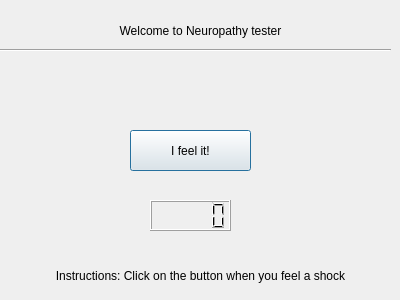
<?xml version="1.0" encoding="UTF-8"?>
<ui version="4.0">
 <class>Dialog</class>
 <widget class="QDialog" name="Dialog">
  <property name="geometry">
   <rect>
    <x>0</x>
    <y>0</y>
    <width>400</width>
    <height>300</height>
   </rect>
  </property>
  <property name="windowTitle">
   <string>Dialog</string>
  </property>
  <property name="autoFillBackground">
   <bool>true</bool>
  </property>
  <widget class="QPushButton" name="feel_it_btn">
   <property name="geometry">
    <rect>
     <x>130</x>
     <y>130</y>
     <width>121</width>
     <height>41</height>
    </rect>
   </property>
   <property name="text">
    <string>I feel it!</string>
   </property>
  </widget>
  <widget class="QLabel" name="label">
   <property name="geometry">
    <rect>
     <x>80</x>
     <y>10</y>
     <width>241</width>
     <height>41</height>
    </rect>
   </property>
   <property name="text">
    <string>Welcome to Neuropathy tester</string>
   </property>
   <property name="alignment">
    <set>Qt::AlignCenter</set>
   </property>
  </widget>
  <widget class="Line" name="line">
   <property name="geometry">
    <rect>
     <x>0</x>
     <y>40</y>
     <width>391</width>
     <height>20</height>
    </rect>
   </property>
   <property name="orientation">
    <enum>Qt::Horizontal</enum>
   </property>
  </widget>
  <widget class="QLabel" name="label_2">
   <property name="geometry">
    <rect>
     <x>0</x>
     <y>250</y>
     <width>401</width>
     <height>51</height>
    </rect>
   </property>
   <property name="text">
    <string>Instructions: Click on the button when you feel a shock</string>
   </property>
   <property name="alignment">
    <set>Qt::AlignCenter</set>
   </property>
  </widget>
  <widget class="QLCDNumber" name="shock_count">
   <property name="geometry">
    <rect>
     <x>150</x>
     <y>200</y>
     <width>81</width>
     <height>31</height>
    </rect>
   </property>
  </widget>
 </widget>
 <resources/>
 <connections/>
</ui>
